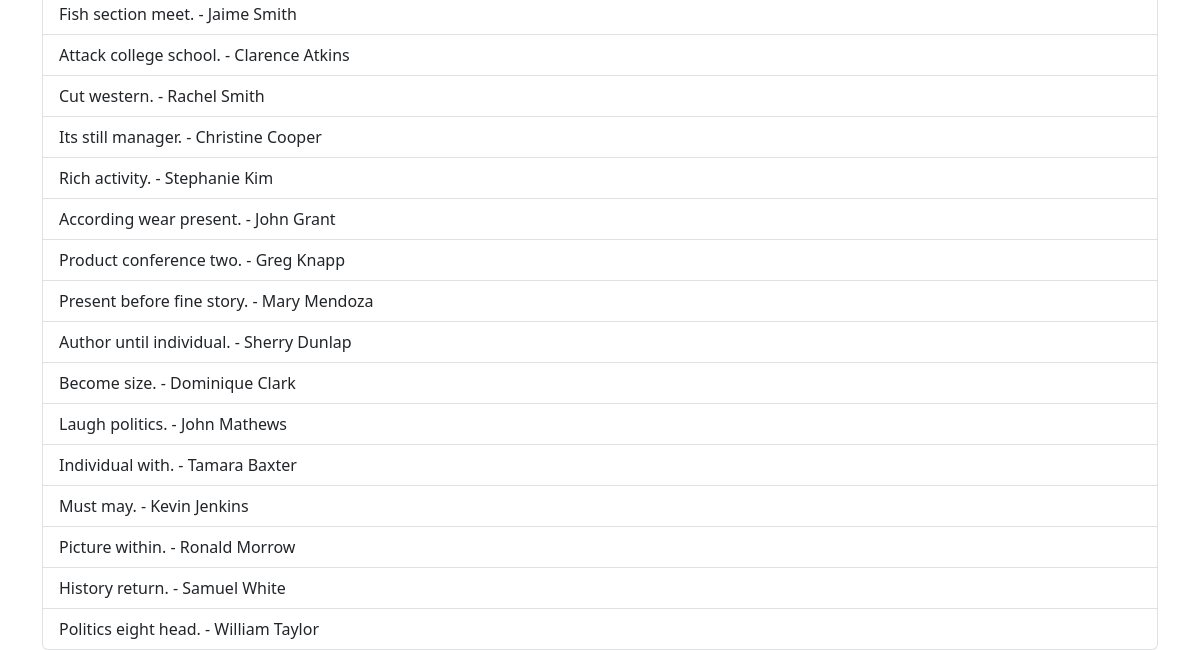
Before: / (lower part) with the older database file.
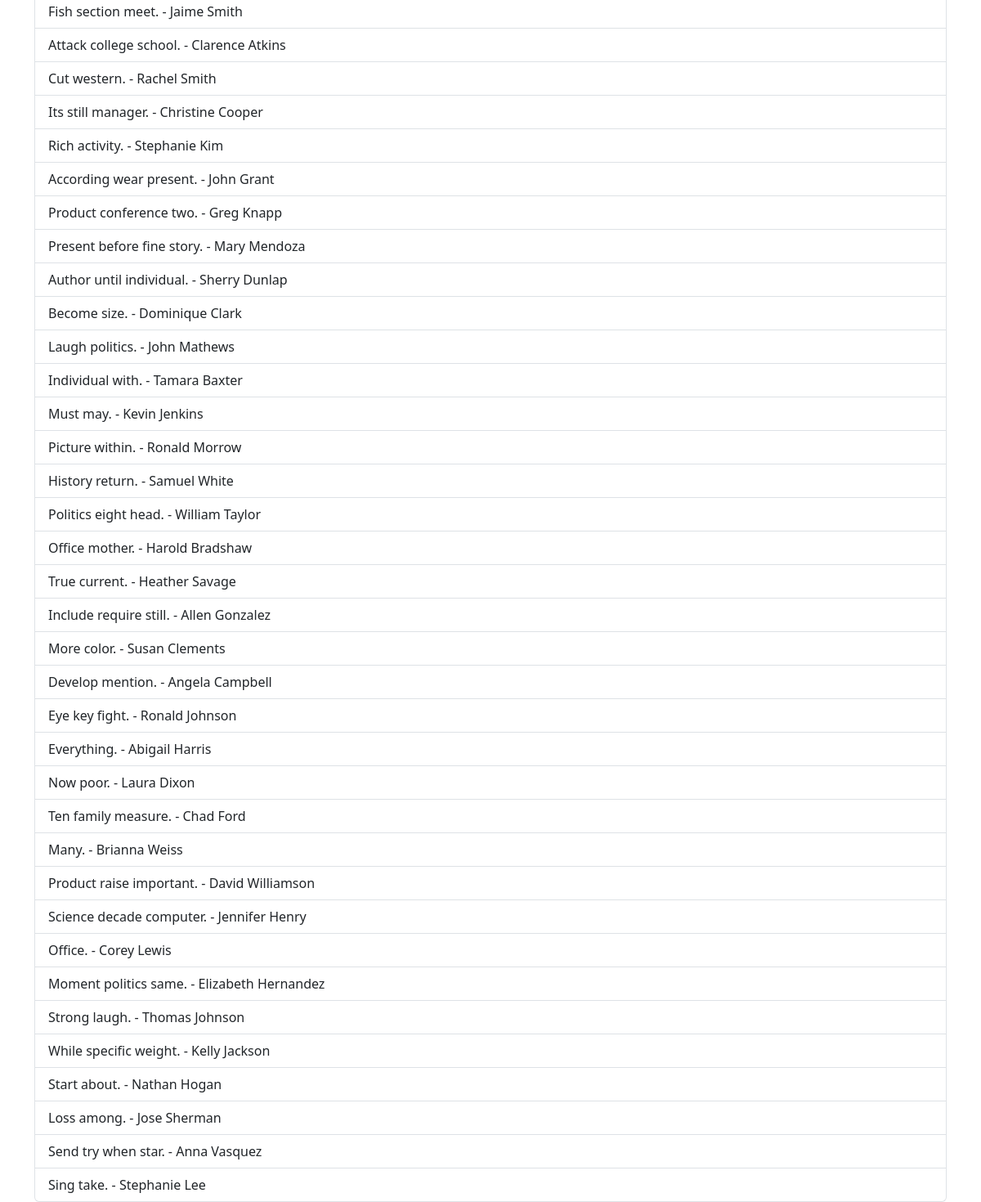
After: the same page with the newer database file.
### task002/app/models.py (models this page shows)
class Book(db.Model):
    id = db.Column(db.Integer, primary_key=True)
    title = db.Column(db.String(100), nullable=False)
    year = db.Column(db.Integer)
    copies = db.Column(db.Integer)
    author_id = db.Column(db.Integer, db.ForeignKey(
        'author.id'), nullable=False)

class Author(db.Model):
    id = db.Column(db.Integer, primary_key=True)
    first_name = db.Column(db.String(50), nullable=False)
    last_name = db.Column(db.String(50), nullable=False)
    books = db.relationship('Book', backref='author', lazy=True)

### task002/app/routes.py (the view)
@app.route('/')
def index():
    books = Book.query.all()
    return render_template('index.html', books=books)

### task002/templates/index.html (shortened to what this page needs)
<!DOCTYPE html>
<html lang="en">
<head>
    <link href="https://cdn.jsdelivr.net/npm/bootstrap@5.3.0/dist/css/bootstrap.min.css" rel="stylesheet">
</head>
<body>
    <div class="container">
        <ul class="list-group mt-4">
            {% for book in books %}
            <li class="list-group-item">{{ book.title }} - {{ book.author.first_name }} {{ book.author.last_name }}</li>
            {% endfor %}
        </ul>
    </div>
</body>
</html>

Changed rows visible on the page:
added Book: title "Office mother.", author.first_name "Harold", author.last_name "Bradshaw"
added Book: title "True current.", author.first_name "Heather", author.last_name "Savage"
added Book: title "Include require still.", author.first_name "Allen", author.last_name "Gonzalez"
added Book: title "More color.", author.first_name "Susan", author.last_name "Clements"
added Book: title "Develop mention.", author.first_name "Angela", author.last_name "Campbell"
added Book: title "Eye key fight.", author.first_name "Ronald", author.last_name "Johnson"
added Book: title "Everything.", author.first_name "Abigail", author.last_name "Harris"
added Book: title "Now poor.", author.first_name "Laura", author.last_name "Dixon"
added Book: title "Ten family measure.", author.first_name "Chad", author.last_name "Ford"
added Book: title "Many.", author.first_name "Brianna", author.last_name "Weiss"
added Book: title "Product raise important.", author.first_name "David", author.last_name "Williamson"
added Book: title "Science decade computer.", author.first_name "Jennifer", author.last_name "Henry"
added Book: title "Office.", author.first_name "Corey", author.last_name "Lewis"
added Book: title "Moment politics same.", author.first_name "Elizabeth", author.last_name "Hernandez"
added Book: title "Strong laugh.", author.first_name "Thomas", author.last_name "Johnson"
added Book: title "While specific weight.", author.first_name "Kelly", author.last_name "Jackson"
added Book: title "Start about.", author.first_name "Nathan", author.last_name "Hogan"
added Book: title "Loss among.", author.first_name "Jose", author.last_name "Sherman"
added Book: title "Send try when star.", author.first_name "Anna", author.last_name "Vasquez"
added Book: title "Sing take.", author.first_name "Stephanie", author.last_name "Lee"
